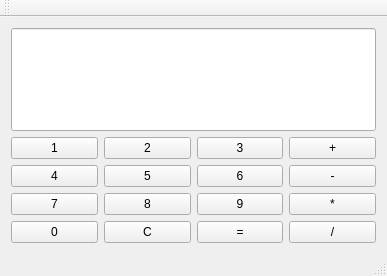
<?xml version="1.0" encoding="UTF-8"?>
<ui version="4.0">
 <class>MainWindow</class>
 <widget class="QMainWindow" name="MainWindow">
  <property name="geometry">
   <rect>
    <x>0</x>
    <y>0</y>
    <width>387</width>
    <height>276</height>
   </rect>
  </property>
  <property name="windowTitle">
   <string>MainWindow</string>
  </property>
  <widget class="QWidget" name="centralWidget">
   <layout class="QGridLayout" name="gridLayout_2">
    <item row="0" column="0">
     <widget class="QLineEdit" name="lineEdit">
      <property name="sizePolicy">
       <sizepolicy hsizetype="Expanding" vsizetype="Expanding">
        <horstretch>0</horstretch>
        <verstretch>0</verstretch>
       </sizepolicy>
      </property>
      <property name="font">
       <font>
        <pointsize>16</pointsize>
       </font>
      </property>
     </widget>
    </item>
    <item row="1" column="0">
     <layout class="QGridLayout" name="gridLayout">
      <item row="2" column="2">
       <widget class="QPushButton" name="button9">
        <property name="sizePolicy">
         <sizepolicy hsizetype="Expanding" vsizetype="Expanding">
          <horstretch>0</horstretch>
          <verstretch>0</verstretch>
         </sizepolicy>
        </property>
        <property name="text">
         <string>9</string>
        </property>
       </widget>
      </item>
      <item row="2" column="1">
       <widget class="QPushButton" name="button8">
        <property name="sizePolicy">
         <sizepolicy hsizetype="Expanding" vsizetype="Expanding">
          <horstretch>0</horstretch>
          <verstretch>0</verstretch>
         </sizepolicy>
        </property>
        <property name="text">
         <string>8</string>
        </property>
       </widget>
      </item>
      <item row="1" column="2">
       <widget class="QPushButton" name="button6">
        <property name="sizePolicy">
         <sizepolicy hsizetype="Expanding" vsizetype="Expanding">
          <horstretch>0</horstretch>
          <verstretch>0</verstretch>
         </sizepolicy>
        </property>
        <property name="text">
         <string>6</string>
        </property>
       </widget>
      </item>
      <item row="2" column="3">
       <widget class="QPushButton" name="buttonMult">
        <property name="sizePolicy">
         <sizepolicy hsizetype="Expanding" vsizetype="Expanding">
          <horstretch>0</horstretch>
          <verstretch>0</verstretch>
         </sizepolicy>
        </property>
        <property name="text">
         <string>*</string>
        </property>
       </widget>
      </item>
      <item row="1" column="3">
       <widget class="QPushButton" name="buttonNeg">
        <property name="sizePolicy">
         <sizepolicy hsizetype="Expanding" vsizetype="Expanding">
          <horstretch>0</horstretch>
          <verstretch>0</verstretch>
         </sizepolicy>
        </property>
        <property name="text">
         <string>-</string>
        </property>
       </widget>
      </item>
      <item row="2" column="0">
       <widget class="QPushButton" name="button7">
        <property name="sizePolicy">
         <sizepolicy hsizetype="Expanding" vsizetype="Expanding">
          <horstretch>0</horstretch>
          <verstretch>0</verstretch>
         </sizepolicy>
        </property>
        <property name="text">
         <string>7</string>
        </property>
       </widget>
      </item>
      <item row="1" column="1">
       <widget class="QPushButton" name="button5">
        <property name="sizePolicy">
         <sizepolicy hsizetype="Expanding" vsizetype="Expanding">
          <horstretch>0</horstretch>
          <verstretch>0</verstretch>
         </sizepolicy>
        </property>
        <property name="text">
         <string>5</string>
        </property>
       </widget>
      </item>
      <item row="0" column="1">
       <widget class="QPushButton" name="button2">
        <property name="sizePolicy">
         <sizepolicy hsizetype="Expanding" vsizetype="Expanding">
          <horstretch>0</horstretch>
          <verstretch>0</verstretch>
         </sizepolicy>
        </property>
        <property name="text">
         <string>2</string>
        </property>
       </widget>
      </item>
      <item row="1" column="0">
       <widget class="QPushButton" name="button4">
        <property name="sizePolicy">
         <sizepolicy hsizetype="Expanding" vsizetype="Expanding">
          <horstretch>0</horstretch>
          <verstretch>0</verstretch>
         </sizepolicy>
        </property>
        <property name="text">
         <string>4</string>
        </property>
       </widget>
      </item>
      <item row="0" column="2">
       <widget class="QPushButton" name="button3">
        <property name="sizePolicy">
         <sizepolicy hsizetype="Expanding" vsizetype="Expanding">
          <horstretch>0</horstretch>
          <verstretch>0</verstretch>
         </sizepolicy>
        </property>
        <property name="text">
         <string>3</string>
        </property>
       </widget>
      </item>
      <item row="0" column="3">
       <widget class="QPushButton" name="buttonSum">
        <property name="sizePolicy">
         <sizepolicy hsizetype="Expanding" vsizetype="Expanding">
          <horstretch>0</horstretch>
          <verstretch>0</verstretch>
         </sizepolicy>
        </property>
        <property name="text">
         <string>+</string>
        </property>
       </widget>
      </item>
      <item row="0" column="0">
       <widget class="QPushButton" name="button1">
        <property name="sizePolicy">
         <sizepolicy hsizetype="Expanding" vsizetype="Expanding">
          <horstretch>0</horstretch>
          <verstretch>0</verstretch>
         </sizepolicy>
        </property>
        <property name="text">
         <string>1</string>
        </property>
       </widget>
      </item>
      <item row="3" column="0">
       <widget class="QPushButton" name="button0">
        <property name="sizePolicy">
         <sizepolicy hsizetype="Expanding" vsizetype="Expanding">
          <horstretch>0</horstretch>
          <verstretch>0</verstretch>
         </sizepolicy>
        </property>
        <property name="text">
         <string>0</string>
        </property>
       </widget>
      </item>
      <item row="3" column="1">
       <widget class="QPushButton" name="buttonClear">
        <property name="sizePolicy">
         <sizepolicy hsizetype="Expanding" vsizetype="Expanding">
          <horstretch>0</horstretch>
          <verstretch>0</verstretch>
         </sizepolicy>
        </property>
        <property name="text">
         <string>C</string>
        </property>
       </widget>
      </item>
      <item row="3" column="2">
       <widget class="QPushButton" name="buttonEqual">
        <property name="sizePolicy">
         <sizepolicy hsizetype="Expanding" vsizetype="Expanding">
          <horstretch>0</horstretch>
          <verstretch>0</verstretch>
         </sizepolicy>
        </property>
        <property name="text">
         <string>=</string>
        </property>
       </widget>
      </item>
      <item row="3" column="3">
       <widget class="QPushButton" name="buttonDev">
        <property name="sizePolicy">
         <sizepolicy hsizetype="Expanding" vsizetype="Expanding">
          <horstretch>0</horstretch>
          <verstretch>0</verstretch>
         </sizepolicy>
        </property>
        <property name="text">
         <string>/</string>
        </property>
       </widget>
      </item>
     </layout>
    </item>
   </layout>
  </widget>
  <widget class="QMenuBar" name="menuBar">
   <property name="geometry">
    <rect>
     <x>0</x>
     <y>0</y>
     <width>387</width>
     <height>21</height>
    </rect>
   </property>
  </widget>
  <widget class="QToolBar" name="mainToolBar">
   <attribute name="toolBarArea">
    <enum>TopToolBarArea</enum>
   </attribute>
   <attribute name="toolBarBreak">
    <bool>false</bool>
   </attribute>
  </widget>
  <widget class="QStatusBar" name="statusBar"/>
 </widget>
 <layoutdefault spacing="6" margin="11"/>
 <resources/>
 <connections/>
</ui>
